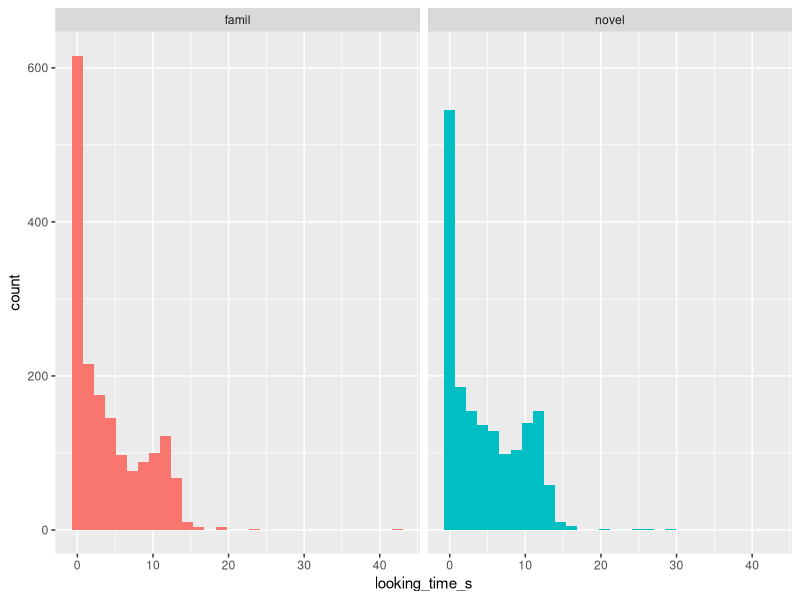
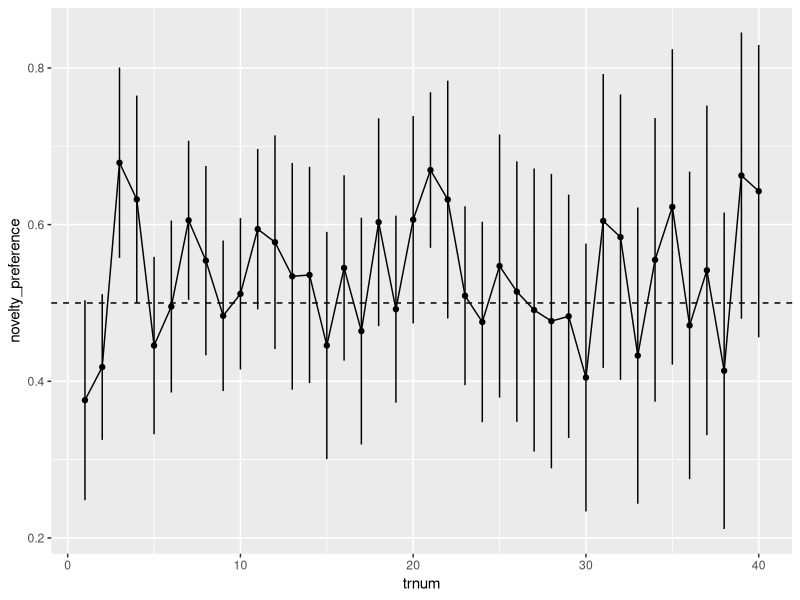
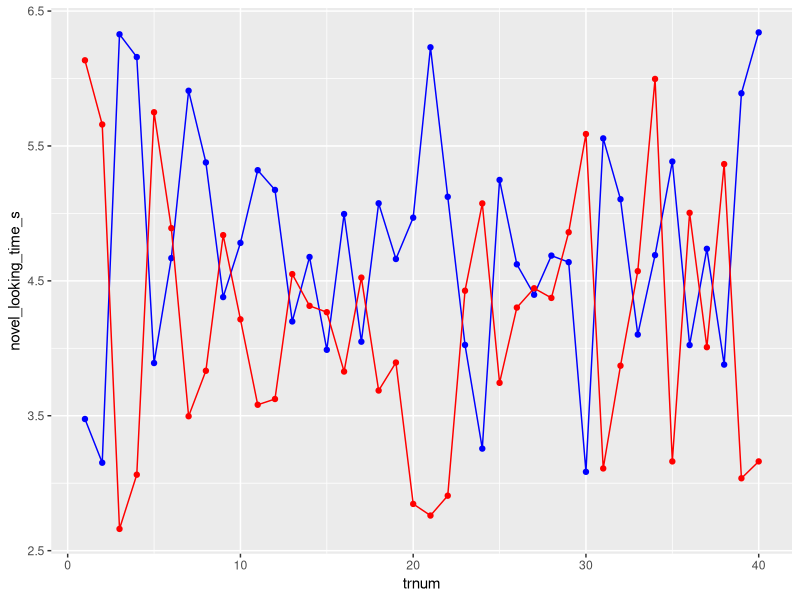
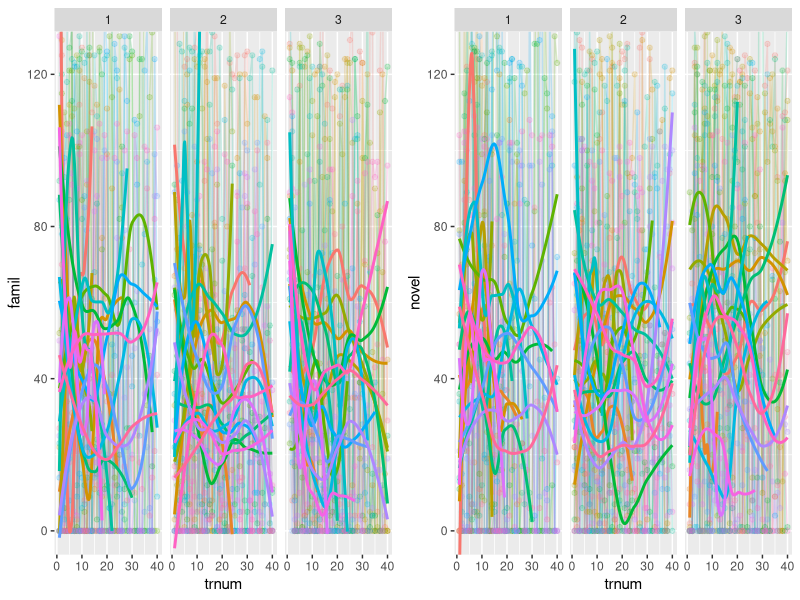

Write R code to recreate these figures, in order.
## ---- chunk 1
knitr::opts_chunk$set(echo = TRUE,warning=FALSE, message = FALSE)
library(tidyverse)
library(here)
library(cowplot)
## ---- chunk 2
d <- read_csv(here("power_analysis","data","dfthompson2014.trialdata.csv"))
## ---- chunk 3
d_long <- d %>%
  pivot_longer(
    cols=c("novel","famil"),
    names_to = "stimulus_type",
    values_to = "looking_time"
  ) %>%
  mutate(
    looking_time_s = looking_time * 0.1
  )
  

## ---- chunk 4
ggplot(d_long,aes(looking_time_s,fill=stimulus_type,group=stimulus_type))+
  geom_histogram()+
  facet_wrap(~stimulus_type)+
  theme(legend.position="none")
## ---- chunk 5
#summarize looking within subjects across session
avg_noveltypref_subj_by_trial <- d %>%
  group_by(id,trnum) %>%
  summarize(
    novelty_pref=mean(pctnovel, na.rm=TRUE)*.01,
    avg_novel_looking_time_s = mean(novel)*0.1,
    avg_fam_looking_time_s = mean(famil) * 0.1
  )
#summarize across subjects
avg_noveltypref_by_trial <- avg_noveltypref_subj_by_trial %>%
  group_by(trnum) %>%
  summarize(
    N=n(),
    novelty_preference=mean(novelty_pref,na.rm=TRUE),
    se=qt(0.975, N-1)*sd(novelty_pref,na.rm=TRUE)/sqrt(N),
    novel_looking_time_s = mean(avg_novel_looking_time_s),
    fam_looking_time_s = mean(avg_fam_looking_time_s)
  )
## ---- chunk 6
ggplot(avg_noveltypref_by_trial,aes(trnum,novelty_preference))+
  geom_line()+
  geom_errorbar(aes(ymin=novelty_preference-se,ymax=novelty_preference+se),width=0)+
  geom_point(size=1.5)+
  geom_hline(yintercept=0.5,linetype="dashed")


## ---- chunk 7
ggplot(avg_noveltypref_by_trial,aes(trnum,novel_looking_time_s))+
  geom_line(color="blue")+
  geom_point(size=1.5,color="blue")+
  geom_line(aes(y=fam_looking_time_s),color="red")+
  geom_point(aes(y=fam_looking_time_s),size=1.5,color="red")

## session based
f <- ggplot(d,aes(trnum,y=famil,color=as.factor(id),group=as.factor(id))) +
  geom_line(alpha=0.2)+
  geom_point(size=1.5,alpha=0.2)+
  geom_smooth(alpha=0.2,se=F)+
  theme(legend.position="none")+
  facet_wrap(~VISIT)+
  coord_cartesian(ylim=c(0,125))

n <- ggplot(d,aes(trnum,y=novel,color=as.factor(id),group=as.factor(id))) +
  geom_line(alpha=0.2)+
  geom_point(size=1.5,alpha=0.2)+
  geom_smooth(alpha=0.2,se=F)+
  theme(legend.position="none")+
  facet_wrap(~VISIT)+
  coord_cartesian(ylim=c(0,125))

plot_grid(f,n)
